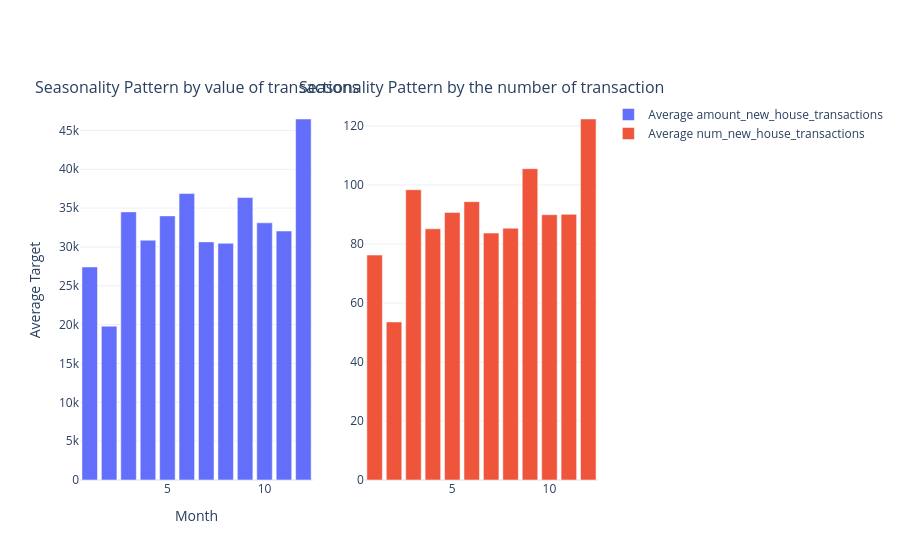

Notebook code cell kept with this figure:
### Markdown cell above
> In early 2020 => noticeable structural break can be expansion of COVID around China => lockdown, limitation policy ... 

> Strong market rebound observed during late 2020 and 2021. Signs of market cooling and increased instability appear after 2021.

> Potential seasonal patterns observed, with stronger transaction activity toward late-year periods.

> Log transformation stabilizes variance and reveals underlying trends more clearly (4 clear regimes: 2019, early 2020, 2020-2021, 2022). Volatility appears elevated during post-pandemic recovery periods.

### Code cell
df['month_num'] = df['month'].dt.month

seasonality = (
    df.groupby('month_num')[target]
    .mean()
    .reset_index()
)
seasonality2 = (
    df.groupby('month_num')["num_new_house_transactions"]
    .mean()
    .reset_index()
)
fig = make_subplots(rows=1, cols=2, subplot_titles = ['Seasonality Pattern by value of transactions', 'Seasonality Pattern by the number of transaction'])


fig.add_trace(
    go.Bar(
        x=seasonality['month_num'],
        y=seasonality[target],
        name=f'Average {target}'
    ),
    row=1, col=1
)

fig.add_trace(
    go.Bar(
        x=seasonality2['month_num'],
        y=seasonality2["num_new_house_transactions"],
        name='Average num_new_house_transactions'
    ),
    row=1, col=2
)
fig.update_layout(
    template='plotly_white',
    xaxis_title='Month',
    yaxis_title='Average Target'
)

fig.show()

### Figure 1 — Plotly figure (JSON) as saved in the notebook; plotly's stock layout.template omitted (floating-point values rounded to 4 significant figures)
{"data": [{"name": "Average amount_new_house_transactions", "type": "bar", "x": [1, 2, 3, 4, 5, 6, 7, 8, 9, 10, 11, 12], "xaxis": "x", "y": [27420.0, 19800.0, 34510.0, 30870.0, 34000.0, 36870.0, 30650.0, 30470.0, 36360.0, 33110.0, 32050.0, 46470.0], "yaxis": "y"}, {"name": "Average num_new_house_transactions", "type": "bar", "x": [1, 2, 3, 4, 5, 6, 7, 8, 9, 10, 11, 12], "xaxis": "x2", "y": [76.25, 53.56, 98.38, 85.14, 90.67, 94.35, 83.69, 85.34, 105.5, 89.92, 90.04, 122.4], "yaxis": "y2"}], "layout": {"annotations": [{"font": {"size": 16}, "showarrow": false, "text": "Seasonality Pattern by value of transactions", "x": 0.225, "xanchor": "center", "xref": "paper", "y": 1, "yanchor": "bottom", "yref": "paper"}, {"font": {"size": 16}, "showarrow": false, "text": "Seasonality Pattern by the number of transaction", "x": 0.775, "xanchor": "center", "xref": "paper", "y": 1, "yanchor": "bottom", "yref": "paper"}], "xaxis": {"anchor": "y", "domain": [0, 0.45], "title": {"text": "Month"}}, "xaxis2": {"anchor": "y2", "domain": [0.55, 1]}, "yaxis": {"anchor": "x", "domain": [0, 1], "title": {"text": "Average Target"}}, "yaxis2": {"anchor": "x2", "domain": [0, 1]}}}
